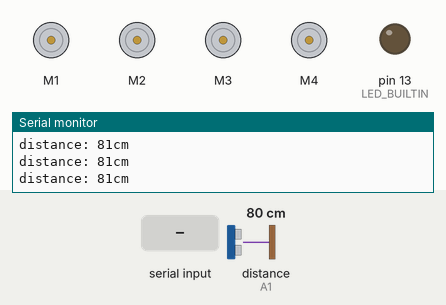
This sketch was run on a simulated Arduino Uno, built with avr-gcc and run on an emulated ATmega328P. Parts: 4 × DC motor (green arrow = forward, orange = backward, longer = faster), output pins drawn as LEDs (lit = HIGH), the last lines printed to the serial monitor. The test bench sets the inputs (shaded band); at power-on: distance to the obstacle (sensor on A1) 80 cm. The echo pulse lasts 58.3 µs per cm.

Above: at 1.2 s.
1.3 s: "tl90\n" received over the second serial link
At 1.8 s:
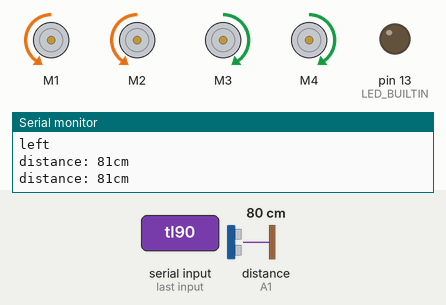
3.5 s: "f5\n" received over the second serial link
At 3.8 s:
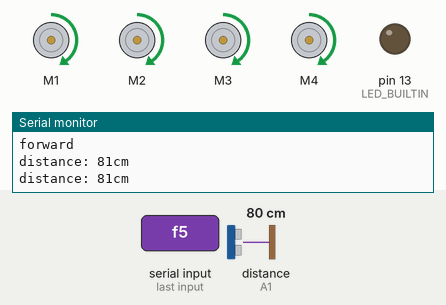
5.0 s: "back2.5\n" received over the second serial link
At 6.4 s:
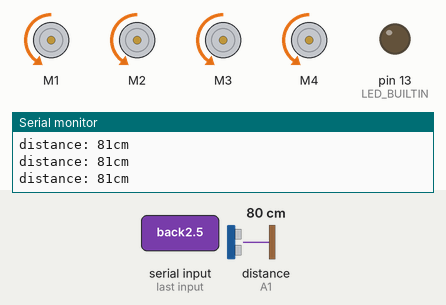
8.0 s: "on\n" received over the second serial link
At 8.8 s:
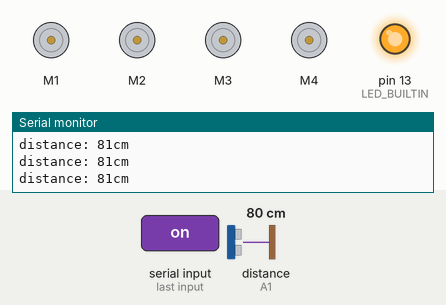
9.5 s: "tl360\n" received over the second serial link
At 9.8 s:
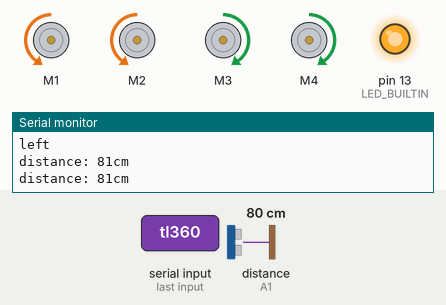
12.5 s: "f5\n" received over the second serial link
At 13.1 s:
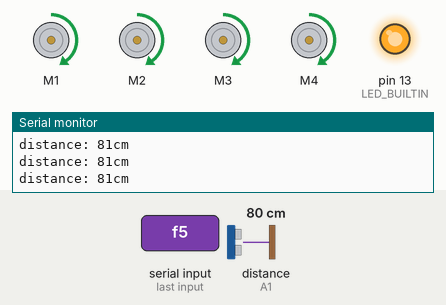
Timing chart, 0 to 19.0 s (numbered marks = the images above; inputs shaded):
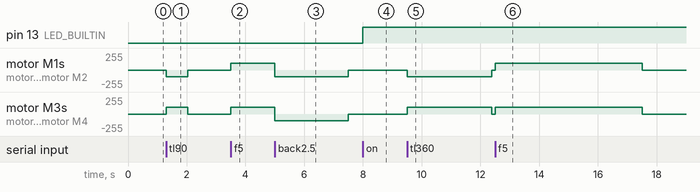

The sketch:

drive_car_revised_v1.ino
```cpp
/*
  drive_car.ino  —  receives commands from the control page and drives the car

  Understands, in any capitalisation:

      f  forward        b  back           l  left
      r  right          s  stop

      tl  turn left     tr  turn right    (by degrees, not seconds - see below)

      on   LED steady            off  LED off
      p    LED pulses            (short for "pulse")

  Every command is echoed back so it appears in the page's log. Unknown
  commands say so rather than failing silently.

  LIBRARY
    Needs the Adafruit Motor Shield library V1. Install it once from
    Sketch -> Include Library -> Manage Libraries, search "Adafruit Motor
    Shield library", pick the version 1.x entry (not V2).

    Also needs NewPing, for the distance sensor. Same menu, search "NewPing".

  WIRING
      module TXD  ->  pin 2
      module RXD  ->  pin A3
      module VCC  ->  5V
      module GND  ->  GND

    Pins 2 and A3 are free on the v1 shield, which uses 3-8, 11 and 12.

    Nothing is on pins 0 and 1, so uploads work with everything wired.
    Unplug the battery before uploading — the board won't appear in the
    Port menu while it's connected.

  DISTANCE SENSOR (HC-SR04)
      sensor VCC   ->  5V
      sensor GND   ->  GND
      sensor Trig  ->  pin A0
      sensor Echo  ->  pin A1

    Every PING_INTERVAL_MS the sketch pings the sensor and sends the
    reading to the page and the USB monitor, the same as any other
    message: "distance: 28cm".

    To make the car react to distance, edit handleDistanceRules() near the
    bottom of this file. It's called once per ping with the latest reading
    and knows which way the car is currently driving, so a rule like "stop
    if something is closer than 15cm while going forward" is a few lines.
    A worked example is already there — read it, then add your own below it.

  HOW MOVEMENT WORKS
    A command starts the motors and they keep running until another command
    changes them, or until an optional duration you attach to it runs out.
    There are no delays, so a stop (or a timed command ending) is acted on
    the instant it's due.

    Attach a number of seconds directly after a movement letter to make it
    self-limiting:  f5  drives forward for 5 seconds, then stops on its own.
    b2.5 / left3 / r0.5 all work the same way — short form or long form,
    whole numbers or decimals. Leave the number off and it behaves as
    before: runs until the next command replaces it.

    Without a duration, the last command in a sequence runs on indefinitely.
    End sequences with a stop:  l f r s
    With durations, each step already ends itself, so a trailing stop is
    optional (but harmless):  f5 l2 r2 s

    As a backstop, the car halts by itself if nothing is heard for SAFETY_MS
    — this still applies on top of any duration timer.

  TURNING BY DEGREES
    tl and tr work like l and r, but the number after them is degrees, not
    seconds:  tl90 pivots left roughly 90°, tr45 pivots right roughly 45°.

    "Roughly" is the honest word for it - the car has no way to sense how
    far it's actually turned, so this is really "however long MS_PER_DEGREE
    says 90° takes." That constant needs calibrating on your actual car
    (see its comment above) before the angles will be close to accurate.
    Plain l / r (with or without a plain number of seconds) still work
    exactly as before, if you'd rather turn by time instead of degrees.

  DEBUGGING
    The USB Serial Monitor is free — open it at 9600 to watch commands
    arrive over Bluetooth as they happen.
*/

#include <AFMotor.h>
#include <SoftwareSerial.h>
#include <NewPing.h>
#include <ctype.h>
#include <string.h>

AF_DCMotor Motor1(1);   // back left
AF_DCMotor Motor2(2);   // front left
AF_DCMotor Motor3(3);   // front right
AF_DCMotor Motor4(4);   // back right

SoftwareSerial bt(2, A3);   // pin 2 = Arduino receives, A3 = Arduino sends

#define TRIGGER_PIN  A0
#define ECHO_PIN     A1
#define MAX_DISTANCE 200   // cm - readings beyond this come back as 0

NewPing sonar(TRIGGER_PIN, ECHO_PIN, MAX_DISTANCE);

const unsigned long PING_INTERVAL_MS = 250;  // how often to check distance
unsigned long lastPing = 0;

const byte SPEED = 100;     // 0-255. Raise for a faster car.

// How many milliseconds a 1-degree pivot turn takes at the current SPEED.
// Used to turn "tl90" into a duration. There's no sensor telling the car
// how far it's actually turned, so this has to be measured by hand:
//   1. Send "tl360" (or count seconds if you'd rather test with plain "l").
//   2. Watch how far the car actually rotates, in degrees.
//   3. MS_PER_DEGREE = MS_PER_DEGREE * (360.0 / actual_degrees_achieved)
// Redo this any time SPEED, the battery, or the car's weight changes much.
const float MS_PER_DEGREE = 8.0;

// Auto-stop if the car is moving and no command arrives for this long.
// Guards against a dropped connection leaving a car driving into a wall.
// Doesn't apply to a timed move (e.g. "f5") - that already has its own end
// time, so a duration longer than SAFETY_MS still runs in full.
// Set to 0 to disable.
const unsigned long SAFETY_MS = 3000;

// Treat the buffer as a finished command if no newline arrives within this
// long. Makes the page's Line ending setting irrelevant.
const unsigned long FLUSH_MS = 150;

const unsigned long PULSE_MS = 250;   // half-period of the LED pulse

const byte CMD_MAX = 16;
char command[CMD_MAX];
byte length = 0;
unsigned long lastByte = 0;

bool moving = false;
unsigned long lastCommand = 0;

bool pulsing = false;
unsigned long lastToggle = 0;

// Set when a command like "f5" gives itself a duration. Checked in loop()
// the same non-blocking way the LED pulse and safety auto-stop are.
bool timedMoveActive = false;
unsigned long timedMoveEnd = 0;

// For manoeuvres that chain a turn after the current timed move ends
// (see handleDistanceRules' example 4). 0 = nothing queued. Positive =
// turn left that many degrees, negative = turn right that many degrees.
int pendingTurnDegrees = 0;

// Which way the car is currently driving, if any. Lets handleDistanceRules()
// tell "driving forward" apart from "backing up" or "turning".
enum Direction { NONE, GOING_FORWARD, GOING_BACK, GOING_LEFT, GOING_RIGHT };
Direction currentDirection = NONE;

void setup() {
  Serial.begin(9600);       // USB, for debugging
  bt.begin(9600);           // Bluetooth module

  Motor1.setSpeed(SPEED);
  Motor2.setSpeed(SPEED);
  Motor3.setSpeed(SPEED);
  Motor4.setSpeed(SPEED);

  pinMode(LED_BUILTIN, OUTPUT);
  digitalWrite(LED_BUILTIN, LOW);

  halt();
  say(F("ready"));
}

void loop() {
  while (bt.available()) {
    char c = bt.read();
    lastByte = millis();

    if (c == '\n' || c == '\r') {      // command finished
      flush();
    }
    else if (length < CMD_MAX - 1) {
      command[length++] = tolower(c);  // lowercase as we go, so Left == left
    }
  }

  // No newline came, but nothing has arrived for a while — act on what we have.
  if (length > 0 && millis() - lastByte > FLUSH_MS) {
    flush();
  }

  if (SAFETY_MS > 0 && moving && !timedMoveActive && millis() - lastCommand > SAFETY_MS) {
    halt();
    say(F("auto-stop: no command received"));
  }

  // A timed command (e.g. "f5") has run its course. If a chained turn was
  // queued (see handleDistanceRules example 4), do that instead of halting.
  if (timedMoveActive && millis() >= timedMoveEnd) {
    timedMoveActive = false;
    if (pendingTurnDegrees != 0) {
      int degrees = pendingTurnDegrees;
      pendingTurnDegrees = 0;
      if (degrees > 0) { left();  scheduleDegrees(degrees); }
      else              { right(); scheduleDegrees(-degrees); }
      say(F("turning"));
    }
    else {
      halt();
      say(F("timed stop"));
    }
  }

  // Ping the distance sensor on its own schedule, report it, then let
  // handleDistanceRules() decide if the car should react.
  if (millis() - lastPing >= PING_INTERVAL_MS) {
    lastPing = millis();
    unsigned int cm = sonar.ping_cm();
    reportDistance(cm);
    handleDistanceRules(cm);
  }

  // Pulsing checks the clock rather than using delay(), so the sketch keeps
  // listening. A stop sent mid-pulse is acted on immediately.
  if (pulsing && millis() - lastToggle >= PULSE_MS) {
    lastToggle = millis();
    digitalWrite(LED_BUILTIN, !digitalRead(LED_BUILTIN));
  }
}

void flush() {
  if (length == 0) return;
  command[length] = '\0';
  run(command);
  length = 0;
}

// Send to the page and to the USB monitor at once.
void say(const __FlashStringHelper *message) {
  bt.println(message);
  Serial.println(message);
}

// Same idea as say(), but for the numeric distance reading.
// cm == 0 means "no echo" - either nothing is in range, or a bad reading.
void reportDistance(unsigned int cm) {
  bt.print(F("distance: "));
  bt.print(cm);
  bt.println(F("cm"));
  Serial.print(F("distance: "));
  Serial.print(cm);
  Serial.println(F("cm"));
}

/* ---- distance rules --------------------------------------------------
   Called once per ping, right after the reading is reported.

     cm                the latest distance, in centimetres (0 = no echo)
     currentDirection  NONE, GOING_FORWARD, GOING_BACK, GOING_LEFT,
                        or GOING_RIGHT - whatever the car is doing right now

   Add rules below the examples. Keep each one an "if (...) { ... }" block
   - anything you already know how to do in the movement functions below
   (halt(), forward(), left(), say(), etc.) works fine here too.
                                                                          */
void handleDistanceRules(unsigned int cm) {

  // Example 1: something is within 15cm while driving forward - stop.
  // A cm of 0 means no echo (out of range), so that's excluded with cm > 0.
  if (currentDirection == GOING_FORWARD && cm > 0 && cm < 15) {
    halt();
    say(F("obstacle stop"));
  }

  // Example 2: same idea, but behind the car while backing up. Shows the
  // same pattern reused for a different direction.
  if (currentDirection == GOING_BACK && cm > 0 && cm < 15) {
    halt();
    say(F("obstacle stop (behind)"));
  }

  // Example 3: two thresholds instead of one. Close enough to worry about,
  // but not close enough to panic - just say something, don't stop.
  // Note this checks BEFORE example 1's tighter threshold logically would,
  // so something at 10cm triggers both this warning AND the stop above
  // (both run every ping - they're not "else if", each is its own check).
  if (currentDirection == GOING_FORWARD && cm >= 15 && cm < 30) {
    say(F("obstacle warning"));
  }

  // Example 4: a simple avoidance manoeuvre instead of just stopping.
  // Combines two things already in this file: schedule() gives the back-up
  // a duration, and turnDegrees the turn afterward - see PENDING_TURN below
  // for how the "back up, then turn" sequence is timed without delay().
  if (currentDirection == GOING_FORWARD && cm > 0 && cm < 10) {
    back();
    schedule(0.5);           // back up for half a second...
    pendingTurnDegrees = 90; // ...then turn, once the back-up finishes
    say(F("obstacle - backing up"));
  }

  // ---- add your own rules here ----

}

// True if the command matches either the short or the long form.
bool matches(const char *cmd, const char *shortForm, const char *longForm) {
  return strcmp(cmd, shortForm) == 0 || strcmp(cmd, longForm) == 0;
}

// If a duration was given (seconds > 0), arms the auto-stop timer.
// Otherwise clears it, so the move behaves the old way: runs until replaced.
void schedule(float seconds) {
  if (seconds > 0) {
    timedMoveActive = true;
    timedMoveEnd = millis() + (unsigned long)(seconds * 1000.0);
  }
  else {
    timedMoveActive = false;
  }
}

// Same idea, but takes degrees and converts using MS_PER_DEGREE.
void scheduleDegrees(float degrees) {
  schedule(degrees * MS_PER_DEGREE / 1000.0);
}

void run(const char *cmd) {
  lastCommand = millis();
  pendingTurnDegrees = 0;  // a fresh command always cancels any queued turn

  // Split "f5" / "back2.5" / "tl90" into the letters ("f" / "back" / "tl")
  // and whatever trails them, parsed as a number. What that number means
  // depends on the command: seconds for f/b/l/r, degrees for tl/tr.
  char action[CMD_MAX];
  byte i = 0;
  while (cmd[i] != '\0' && isalpha((unsigned char)cmd[i]) && i < CMD_MAX - 1) {
    action[i] = cmd[i];
    i++;
  }
  action[i] = '\0';
  float value = (cmd[i] != '\0') ? atof(cmd + i) : 0;

  if      (matches(action, "f", "forward")) { forward(); schedule(value); }
  else if (matches(action, "b", "back"))    { back();    schedule(value); }
  else if (matches(action, "l", "left"))    { left();    schedule(value); }
  else if (matches(action, "r", "right"))   { right();   schedule(value); }
  else if (matches(action, "tl", "turnleft"))  { left();  scheduleDegrees(value); }
  else if (matches(action, "tr", "turnright")) { right(); scheduleDegrees(value); }
  else if (matches(action, "s", "stop")) {
    halt();
    timedMoveActive = false;
  }
  else if (matches(action, "p", "pulse")) {
    pulsing = true;
    lastToggle = millis();
    say(F("led pulsing"));
  }
  else if (strcmp(action, "on") == 0) {
    pulsing = false;
    digitalWrite(LED_BUILTIN, HIGH);
    say(F("led on"));
  }
  else if (strcmp(action, "off") == 0) {
    pulsing = false;
    digitalWrite(LED_BUILTIN, LOW);
    say(F("led off"));
  }
  else {
    bt.print(F("unknown command: "));
    bt.println(cmd);
    Serial.print(F("unknown command: "));
    Serial.println(cmd);
  }
}

/* ---- movement ------------------------------------------------------------
   Left side is Motor1 and Motor2. Right side is Motor3 and Motor4.

   Turns are pivots: one side forward, the other back, so the car spins in
   place rather than arcing.

   If a turn goes the wrong way, the motor leads are crossed on that side —
   fix the wiring rather than the code, or forward and back will be wrong too.
                                                                            */

void forward() {
  moving = true;
  currentDirection = GOING_FORWARD;
  Motor1.run(FORWARD);
  Motor2.run(FORWARD);
  Motor3.run(FORWARD);
  Motor4.run(FORWARD);
  say(F("forward"));
}

void back() {
  moving = true;
  currentDirection = GOING_BACK;
  Motor1.run(BACKWARD);
  Motor2.run(BACKWARD);
  Motor3.run(BACKWARD);
  Motor4.run(BACKWARD);
  say(F("back"));
}

void left() {
  moving = true;
  currentDirection = GOING_LEFT;
  Motor1.run(BACKWARD);   // left side reverses
  Motor2.run(BACKWARD);
  Motor3.run(FORWARD);    // right side drives
  Motor4.run(FORWARD);
  // This is a pivot turn — the car spins in place. For a wider, gentler arc,
  // change the two BACKWARD lines above to RELEASE so that side coasts.
  say(F("left"));
}

void right() {
  moving = true;
  currentDirection = GOING_RIGHT;
  Motor1.run(FORWARD);    // left side drives
  Motor2.run(FORWARD);
  Motor3.run(BACKWARD);   // right side reverses
  Motor4.run(BACKWARD);
  // This is a pivot turn — the car spins in place. For a wider, gentler arc,
  // change the two BACKWARD lines above to RELEASE so that side coasts.
  say(F("right"));
}

void halt() {
  moving = false;
  currentDirection = NONE;
  Motor1.run(RELEASE);
  Motor2.run(RELEASE);
  Motor3.run(RELEASE);
  Motor4.run(RELEASE);
  say(F("stop"));
}
```

Measured:
- after the input at 1.3 s, motor M1, motor M2: stopped → backward 100/255 at once, → stopped 0.73 s later; motor M3, motor M4: stopped → forward 100/255 at once, → stopped 0.73 s later
- after the input at 3.5 s, motor M1–4: stopped → forward 100/255 at once
- after the input at 5.0 s, motor M1–4: forward 100/255 → backward 100/255 at once, → stopped 2.5 s later
- after the input at 8.0 s, pin 13 (LED_BUILTIN): LOW → HIGH at once
- after the input at 9.5 s, motor M1, motor M2: stopped → backward 100/255 at once, → stopped 2.9 s later; motor M3, motor M4: stopped → forward 100/255 at once, → stopped 2.9 s later
- after the input at 12.5 s, motor M1–4: stopped → forward 100/255 at once, → stopped 5.0 s later
